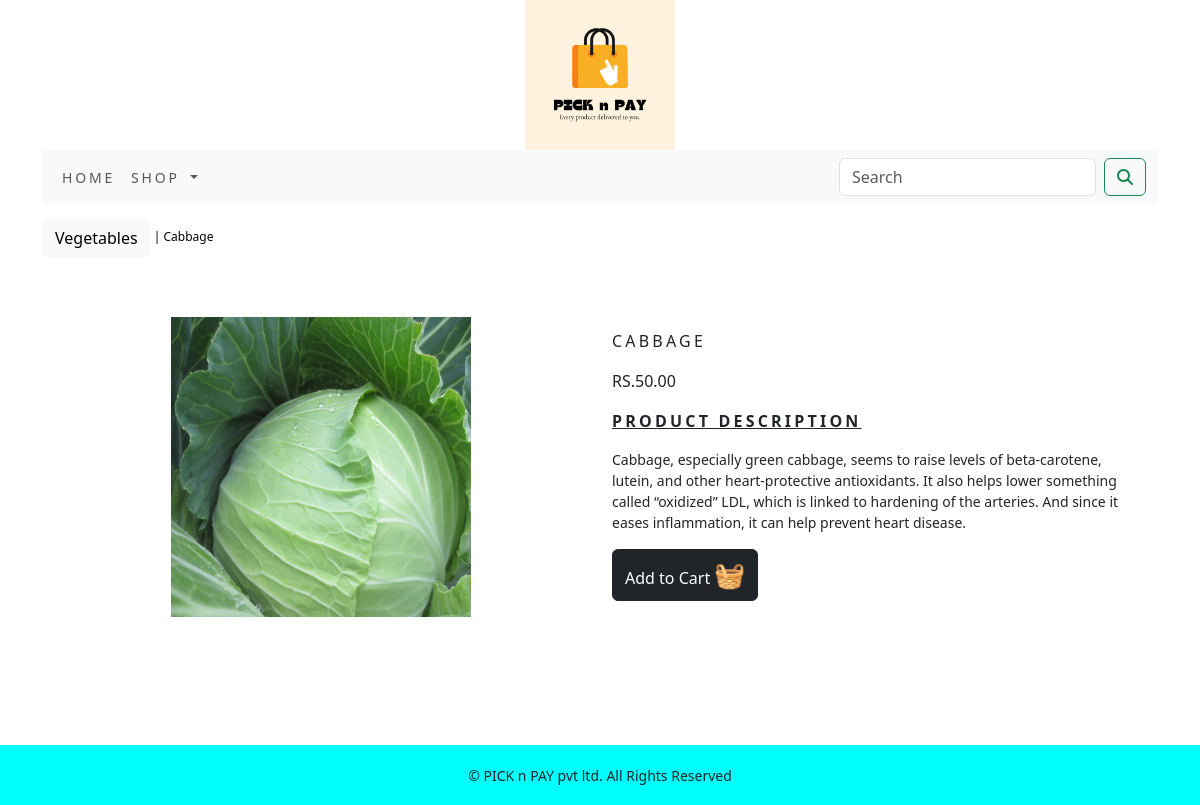
The app's page /ecommerceapp/vegetables/cabbage/ with its own data.
### ecommerceapp/models.py (models this page shows, shortened)
class Product(models.Model):
    name = models.CharField(max_length=250, unique=True)
    slug = models.SlugField(max_length=250, unique=True)
    description = models.TextField(blank=True)
    image = models.ImageField(upload_to='product', blank=True)
    price=models.DecimalField(max_digits=10,decimal_places=2)
    category=models.ForeignKey(Category,on_delete=models.CASCADE)
    stock=models.IntegerField()
    available=models.BooleanField(default=True)
    created=models.DateTimeField(auto_now_add=True)
    updated=models.DateTimeField(auto_now=True)
    class Meta:
        ordering=('name',)
        verbose_name='product'
        verbose_name_plural='products'

class Category(models.Model):
    name=models.CharField(max_length=250,unique=True)
    slug=models.SlugField(max_length=250,unique=True)
    description=models.TextField(blank=True)
    image=models.ImageField(upload_to='category',blank=True)
    class Meta:
        ordering=('name',)
        verbose_name='category'
        verbose_name_plural='categories'
    def get_url(self):
        return reverse('ecommerceapp:products_by_category',args=[self.slug])
    def __str__(self):
        return '{}'.format(self.name)

### ecommerceapp/views.py (the view)
# urls.py: path('<slug:c_slug>/<slug:product_slug>/', views.proDetail, name='ProdCatDetail'),
def proDetail(request,c_slug,product_slug):
    try:
        product=Product.objects.get(category__slug=c_slug,slug=product_slug)
    except Exception as e:
        raise e
    return render(request,'product.html',{'product':product})

### cart/context_processors.py (called while the page is built)
def counter(request):
    item_count=0
    if 'admin' in request.path:
        return {}
    else:
        try:
            cart=Cart.objects.filter(cart_id=cart_id(request))
            cart_items=CartItem.objects.all().filter(cart=cart[:1])
            for cart_item in cart_items:
                item_count += cart_item.quantity
        except Cart.DoesNotExist:
            item_count=0
    return dict(item_count=item_count)

### cart/views.py (called while the page is built)
def cart_id(request):
    cart=request.session.session_key
    if not cart:
        cart=request.session.create()
    return cart

### ecommerceapp/context_processors.py (called while the page is built)
def menu_links(request):
    links=Category.objects.all()
    return dict(links=links)

### templates/product.html (shortened to what this page needs)
{% extends 'base.html' %}
{% load static %}
{% block content %}
<div class="row my_prod_row_class">
    <div class="mx_auto">
        <p>
             <a class="btn btn-light" href="{{product.category.get_url}}"> {{product.category}}</a> | {{product.name}} </p>
    </div>
</div>
<div class="container">
<br>
<div class="row">
    <div class="col-12 col-sm-12 col-md-12 col-lg-6 text-center">
    <div style="min-width:18rem">
        <img src="{{product.image.url}}" alt="{{product.name}}" width="300px" height="300px">
    </div>
</div>
    <div class="col-12 col-sm-12 col-md-12 col-lg-6">
        <div>
        <h1 class="my_prod_title">{{product.name}}</h1>
        <p>RS.{{product.price}}</p>
        <p class="my_title"><b><u> PRODUCT DESCRIPTION </u></b></p>
        <p class="text-justify my_prod_text">{{product.description}}</p>
        {% if product.stock <= 0 %}
           <p class="text-justify my_prod_text" style="color:red;"><b>OUT OF STOCK!!</b></p>
        {% else %}
    <a class="btn btn-dark" href="{% url 'cart:add_cart' product.id %}">Add to Cart <span style='font-size:25px;'>&#129530;</span> </a><br><br><br><br><br><br><br>
        {% endif %}
    </div>
</div>
    </div>
</div>
{% endblock %}

### templates/base.html (shortened to what this page needs)
{% load static %}
<!DOCTYPE html>
<html lang="en">
<head>
    <link href="{% static 'css/custom.css' %}" rel="stylesheet">
    <link href="{% static 'css/bootstrap.min.css' %}" rel="stylesheet">
</head>
<body>
<div class="container">
    {% include 'header.html' %}
    {% include 'navbar.html' %}
    {% block content %}
    {% endblock %}
</div>
 {% include 'footer.html' %}
</body>
</html>

### templates/header.html
{% load static %}
<header>
    <center>
       <a href="{% url 'ecommerceapp:AllProdCat' %}"></a> <img src="{% static 'img/logo.png' %}" alt="logoimage" width="150px" height="150px">
    </center>
</header>

### templates/navbar.html (shortened to what this page needs)
<nav class="navbar navbar-expand-lg bg-body-tertiary">
  <div class="container-fluid">
    <div class="collapse navbar-collapse" id="navbarSupportedContent">
      <ul class="navbar-nav me-auto mb-2 mb-lg-0">
        <li class="nav-item">
          <a class="nav-link" href="#">HOME</a>
        </li>
        <li class="nav-item dropdown {% if 'ecommerceapp' in request.path %} active {% endif %}">
          <a class="nav-link dropdown-toggle" href="#" role="button" data-bs-toggle="dropdown" aria-expanded="false">
            SHOP
          </a>
        </li>
      </ul>
      <form class="d-flex" action="{% url 'searchapp:SearchResult' %}" method="get" role="search">
        <input class="form-control me-2" type="search" placeholder="Search" name="q" aria-label="Search">
        <button class="btn btn-outline-success" type="submit"><i class="fa-solid fa-magnifying-glass"></i></button>
      </form>
    </div>
  </div>
</nav>

### templates/footer.html
<div style="text-align:center" class="footer navbar-fixed-bottom my_footer">
    <p>&copy; PICK n PAY pvt ltd. All Rights Reserved </p>
</div>

### static/css/custom.css (style rules this page uses)
.nav-item { letter-spacing:.2em; font-size:14px; text-transform:uppercase; }
.my_footer { background-color:aqua; height:60px; }
.my_footer p { padding-top:20px; font-size:14px; }
.my_title { font-size:16px; text-transform:uppercase; letter-spacing:.2em; }
.my_prod_row_class { padding-top:15px; padding-bottom:20px; }
.my_prod_row_class .mx_auto { color:#000; font-size:12px; text-decoration:none; }
.my_prod_title { font-size:16px; text-transform:uppercase; letter-spacing:.2em; padding-top:15px; padding-bottom:10px; }
.my_prod_text { font-size:14px; padding-right:20px; }

### records on screen
Product: category "Vegetables", name "Cabbage", image (picture), name "CABBAGE", price "50.00", description "Cabbage, especially green cabbage, seems to raise levels of beta-carotene, lutein, and other heart-protective antioxidants. It also helps lower something called “oxidized” LDL, which is linked to hardening of the arteries. And since it eases inflammation, it can help prevent heart disease."
